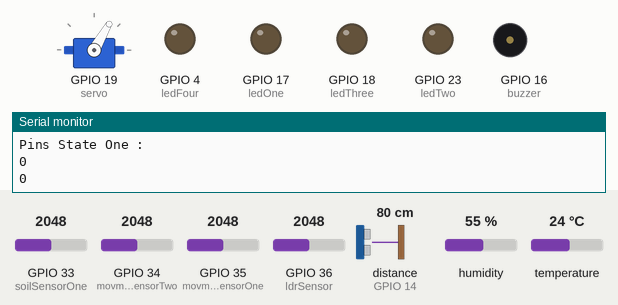
Simulated run of this sketch. Board: ESP32. Parts: servo, output pins drawn as LEDs (lit = HIGH), buzzer (waves = sounding, pin HIGH), the last lines printed to the serial monitor. Inputs (shaded band) come from the test bench; at power-on: distance to the obstacle (sensor on GPIO 14) 80 cm, GPIO 33 (soilSensorOne) = 2048, GPIO 36 (ldrSensor) = 2048, GPIO 34 (movmentSensorTwo) = 2048, GPIO 35 (movmentSensorOne) = 2048, humidity 55 %, temperature 24 °C. The echo pulse lasts 58.3 µs per cm; WiFi joins after 1.5 s; servers stay silent unless stated.

Above: at 2.8 s.
2.9 s: distance to the obstacle (sensor on GPIO 14) set to 9 cm
9.3 s: distance to the obstacle (sensor on GPIO 14) set to 6 cm
At 11.1 s:
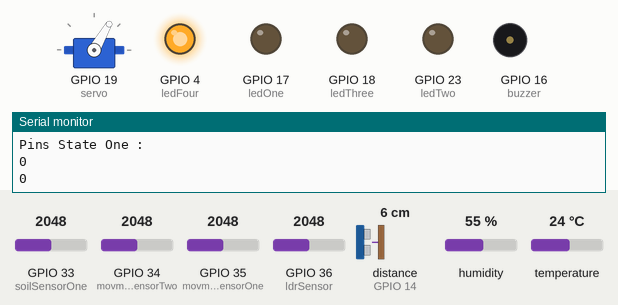
11.4 s: GPIO 33 (soilSensorOne) set to 2127
At 12.2 s:
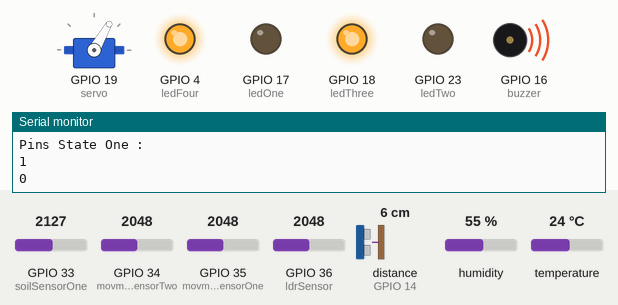
13.0 s: GPIO 36 (ldrSensor) set to 679
14.5 s: GPIO 36 (ldrSensor) set to 564
At 16.4 s:
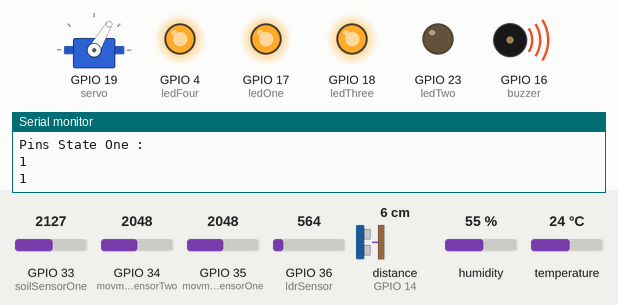
16.8 s: GPIO 34 (movmentSensorTwo) set to 1960
At 18.3 s:
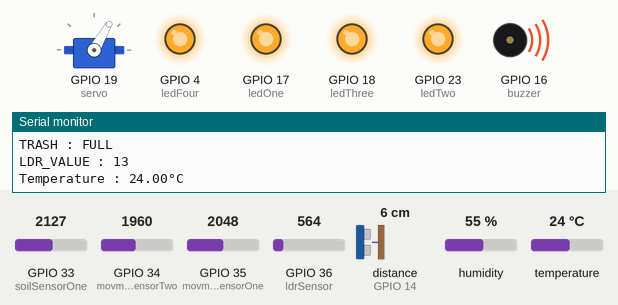
Timing chart, 0 to 19.8 s (numbered marks = the images above; inputs shaded):
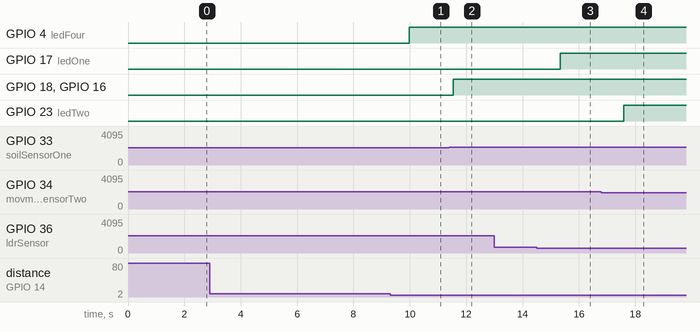

The sketch:

idealgarden_arduino_code.ino
```cpp
// Load libraries
#include <WiFi.h>

#include <WiFiClient.h>
#include <WebServer.h>
#include <ESPmDNS.h>

#include <Ultrasonic.h>
#include <DHT.h>

#include <ArduinoJson.h>
#include <ESP32Servo.h>

//***************************** FIREBASE *****************
#include <Firebase_ESP_Client.h>


//Provide the token generation process info.
#include "addons/TokenHelper.h"
//Provide the RTDB payload printing info and other helper functions.
#include "addons/RTDBHelper.h"


// Insert your network credentials
#define WIFI_SSID "CF1013"
#define WIFI_PASSWORD "c20211013"

// Insert Firebase project API Key
#define API_KEY "AIzaSyByqJZuUHjxs8gqYUKWjHix-5vE0LTD5oQ"

// Insert RTDB URLefine the RTDB URL */
#define DATABASE_URL "https://ideal-garden-5b5d0-default-rtdb.europe-west1.firebasedatabase.app/"

//Define Firebase Data object
FirebaseData fbdo;

FirebaseAuth auth;
FirebaseConfig config;

unsigned long sendDataPrevMillis = 0;
int intValue;
float floatValue;
bool signupOK = false;


//*****************************************************************

bool isDoorOpen=false;
bool isManuallyControlled = false;

int doorCloseDegree = 60;
int doorOpenDegree = 0;


Servo myservo;  // create servo object to control a servo


// Set web server port number to 80
WebServer server(80);


#define tempratureSensor 21

Ultrasonic ultrasonicOne(12, 14); //(Trig -> 12,Echo -> 14)    //For Trash

DHT dht_sensor(tempratureSensor, DHT11);


//LDR Sensor
#define ldrSensor A0 //SP


//Soil Sensors
#define soilSensorOne 33

//Movment Sensors
#define movmentSensorOne 35
#define movmentSensorTwo 34

//LEDs
#define ledOne 17 //For the auto lighting
#define ledTwo 23 //For the chairs
#define ledThree 18 //For the Soil
#define ledFour 4 //For the Trash


//Buzzer
#define buzzer 16

//Temprature
#define servo 19


void handleRoot() {
      Serial.println("MAIN PAGE");
    }

void handleNotFound() {
      Serial.println("ROOT NOT FOUND");

    }


void handleAutoControlledOn(){
  Serial.println("AUTO CONTROLLED ON");
  isManuallyControlled = false;
      }

void handleAutoControlledOff(){
    Serial.println("AUTO CONTROLLED OFF");
  isManuallyControlled = true;
    }

void handleWaterOn(){
  Serial.println("WATER ON");
  pinON(ledThree);
  pinON(buzzer);
    }

void handleWaterOff(){
  Serial.println("WATER OFF");
  pinOFF(ledThree);
  pinOFF(buzzer);
    }

void handleLamp1_On(){
 Serial.println("LAMPS1 ON");
 pinON(ledOne);
    }

void handleLamp1_Off(){
 Serial.println("LAMPS1 OFF");
 pinOFF(ledOne);
    }

void handleLamp2_On(){
   Serial.println("LAMPS2 ON");
 pinON(ledTwo);
    }

void handleLamp2_Off(){
   Serial.println("LAMPS2 OFF");
 pinOFF(ledTwo);
    }

void handleAllLampsOn(){
    Serial.println("ALL LAMPS ON");
   pinON(ledOne);
   pinON(ledTwo);
    }

void handleAllLampsOff(){
  Serial.println("ALL LAMPS OFF");
   pinOFF(ledOne);
   pinOFF(ledTwo);
    }

void handleDoorOn(){
  Serial.println("DOOR HAS BEEN OPENED");
  isDoorOpen = true;
  myservo.write(doorOpenDegree);
    }

void handleDoorOff(){
  Serial.println("DOOR HAS BEEN CLOSED");
isDoorOpen=false;
myservo.write(doorCloseDegree);
    }

  String IpAddress2String(const IPAddress& ipAddress)
{
    return String(ipAddress[0]) + String(".") +
           String(ipAddress[1]) + String(".") +
           String(ipAddress[2]) + String(".") +
           String(ipAddress[3]);
}

  void handleAnalyticsMobile(){
  String response;

        //JSON OBJECT (lamit les données ta3na kaml w 7tinahm f object JSON w b3tnahm l tele)
      DynamicJsonDocument doc(1024);
      doc["isManually"] = isManuallyControlled;
      doc["isNight"] = isNight();
      doc["isWaterON"] = intToBool(readPinState(ledThree));
      doc["isDrySoil"] = isDrySoil();
      doc["isChairsNotEmpty"] = isChairsNotEmpty();
      doc["isTrashFull"] = isTrashFull();
      doc["isDoorOpen"]   = isDoorOpen;
      doc["isLedOneLighting"] = intToBool(readPinState(ledOne));
      doc["isLedTwoLighting"]   = intToBool(readPinState(ledTwo));
      doc["Temperature"] = (int) goReadTemperature();
      doc["Humidity"]   = goReadHumidity();
      doc["IP" ] = IpAddress2String(WiFi.localIP());
      serializeJson(doc, response);
      server.send(200, "application/json", response);
  }

    void saveToFirebase(){
      FirebaseJson json;

      json.add("IP", IpAddress2String(WiFi.localIP()));
      json.add("isManually", isManuallyControlled);
      json.add("isNight", isNight());
      json.add("isWaterON", intToBool(readPinState(ledThree)));
      json.add("isDrySoil", isDrySoil());
      json.add("isChairsNotEmpty", isChairsNotEmpty());
      json.add("isTrashFull", isTrashFull());
      json.add("isDoorOpen", isDoorOpen);
      json.add("isLedOneLighting", intToBool(readPinState(ledOne)));
      json.add("isLedTwoLighting", intToBool(readPinState(ledTwo)));
      json.add("Temperature", (int) goReadTemperature());
      json.add("Humidity", goReadHumidity());

      Firebase.RTDB.setJSONAsync(&fbdo, "data/", &json);


  }

void setup() {
  Serial.begin(9600);
  pinMode(ldrSensor, INPUT);
  pinMode(soilSensorOne, INPUT);
  pinMode(movmentSensorOne, INPUT);
  pinMode(movmentSensorTwo, INPUT);

  pinMode(ledOne, OUTPUT);
  pinMode(ledTwo, OUTPUT);
  pinMode(ledThree, OUTPUT);
  pinMode(ledFour, OUTPUT);
  pinMode(buzzer, OUTPUT);
  pinMode(servo, OUTPUT);
  dht_sensor.begin();

  // Allow allocation of all timers
  ESP32PWM::allocateTimer(0);
  ESP32PWM::allocateTimer(1);
  ESP32PWM::allocateTimer(2);
  ESP32PWM::allocateTimer(3);
  myservo.setPeriodHertz(50);    // standard 50 hz servo
  myservo.attach(servo, 1000, 2000); // attaches the servo on pin 18 to the servo object
  // using default min/max of 1000us and 2000us
  // different servos may require different min/max settings
  // for an accurate 0 to 180 sweep

  myservo.write(doorCloseDegree);


  //****************** FIREBASE **********************


  WiFi.begin(WIFI_SSID, WIFI_PASSWORD);
  Serial.print("Connecting to Wi-Fi");
  while (WiFi.status() != WL_CONNECTED) {
    Serial.print(".");
    delay(300);
  }
  Serial.println();
  Serial.print("Connected with IP: ");
  Serial.println(WiFi.localIP());
  Serial.println();

  /* Assign the api key (required) */
  config.api_key = API_KEY;

  /* Assign the RTDB URL (required) */
  config.database_url = DATABASE_URL;

  /* Sign up */
  if (Firebase.signUp(&config, &auth, "", "")) {
    Serial.println("ok");
    signupOK = true;
  }
  else {
    Serial.printf("%s\n", config.signer.signupError.message.c_str());
  }

  /* Assign the callback function for the long running token generation task */
  config.token_status_callback = tokenStatusCallback; //see addons/TokenHelper.h

  Firebase.begin(&config, &auth);
  Firebase.reconnectWiFi(true);


  //******************* END FIREBASE **************************

  server.on("/", handleRoot);
  server.on("/auto/on", handleAutoControlledOn);
  server.on("/auto/off", handleAutoControlledOff);
  server.on("/water/on", handleWaterOn);
  server.on("/water/off", handleWaterOff);
  server.on("/lamps1/on", handleLamp1_On);
  server.on("/lamps1/off", handleLamp1_Off);
  server.on("/lamps2/on", handleLamp2_On);
  server.on("/lamps2/off", handleLamp2_Off);
  server.on("/all_lamps/on", handleAllLampsOn);
  server.on("/all_lamps/off", handleAllLampsOff);
  server.on("/door/on", handleDoorOn);
  server.on("/door/off", handleDoorOff);
  server.on("/analyticsMobile", handleAnalyticsMobile);
  server.onNotFound(handleNotFound);

  server.begin();
  Serial.println("server started");
  //SEND IP TO FIREBASE
  Firebase.RTDB.setStringAsync(&fbdo, "data/IP", IpAddress2String(WiFi.localIP()));
}


float goReadTemperature(){
    // read humidity
  float tempC  = dht_sensor.readTemperature();


  // check whether the reading is successful or not
  if (isnan(tempC)) {
    return 0;
    //Serial.println("Failed to read from DHT sensor!");
  } else {
    return tempC;
  }
}

float goReadHumidity(){
    // read humidity
  float humi  = dht_sensor.readHumidity();


  // check whether the reading is successful or not
  if (isnan(humi)) {
    return 0;
    //Serial.println("Failed to read from DHT sensor!");
  } else {
    return humi;
  }
}


//CONVERTE FERQUNCY TO PERCENTRAGE 0..100%
int frequancyToPercentage(int value){
  return map(value, 0, 4095, 0, 100);
}


// UTILS
bool intToBool(int state){
  if(state==1){
    return true;
  }else{
    return false;
  }
}

int goReadSoilSensor(int sensorPin){
   int readsoilSensorvalue = analogRead(sensorPin);
  return frequancyToPercentage(readsoilSensorvalue);
}

int goReadMovmentSensor(int sensorPin){
   int readMovmentSensorvalue = analogRead(sensorPin);
  return frequancyToPercentage(readMovmentSensorvalue);
}

int goReadUltrasonicSensor(Ultrasonic sensor){
   int UltrasonicValueCM = sensor.read();
  return UltrasonicValueCM;
}

int goReadLDRSensor(){
   int LDRValue = analogRead(ldrSensor);
  return frequancyToPercentage(LDRValue);
}

bool isNight(){
  if(goReadLDRSensor()<15){
    return true;
  }else{
    return false;
  }
}


bool isDrySoil(){
  if(goReadSoilSensor(soilSensorOne)>50){
    return true;
  }else{
    return false;
  }
}


bool isChairsNotEmpty(){
  if(goReadMovmentSensor(movmentSensorOne)<50 || goReadMovmentSensor(movmentSensorTwo)<50){
    return true;
  }else{
    return false;
  }
}

bool isTrashFull(){
  if(goReadUltrasonicSensor(ultrasonicOne)<=7){
    return true;
  }else{
    return false;
  }
}


void pinON(int mPin){
  digitalWrite(mPin,HIGH);
}

void pinOFF(int mPin){
  digitalWrite(mPin,LOW);
}

int readPinState(int mPin){
  return digitalRead(mPin);
}

//*** AUTO CONTROL ************
void autoControl(){
   //IF NIGHT TURN ON THE LIGHT
  if(isNight()){
    Serial.println("LDR : NIGHT ");
    pinON(ledOne);
  }else{
    Serial.println("LDR : MORNING ");
    pinOFF(ledOne);
  }

    if(isDrySoil()){
    Serial.println("SOIL : DRY ");
    pinON(ledThree);
    pinON(buzzer);
  }else{
    Serial.println("SOIL : WET ");
    pinOFF(ledThree);
    pinOFF(buzzer);
  }

   if(isChairsNotEmpty() && isNight()){
    Serial.println("PPL ON THE CHAIR : YES ");
    pinON(ledTwo);
  }else{
    Serial.println("PPL ON THE CHAIR : NO ");
    pinOFF(ledTwo);
  }

    if(isTrashFull()){
    Serial.println("TRASH : FULL");
    pinON(ledFour);
  }else{
    Serial.println("TRASH : Empety");
    pinOFF(ledFour);
  }


  Serial.print("LDR_VALUE : ");
  Serial.println(goReadLDRSensor());

  Serial.print("Temperature : ");
  Serial.print(goReadTemperature());
  Serial.println("°C");


  Serial.print("Humidity : ");
  Serial.print(goReadHumidity());
  Serial.println("%");


  Serial.print("Soil Sensor 1 : ");
  Serial.println(goReadSoilSensor(soilSensorOne));


  Serial.print("Movment Sensor 1 : ");
  Serial.println(goReadMovmentSensor(movmentSensorOne));

  Serial.print("Movment Sensor 2 : ");
  Serial.println(goReadMovmentSensor(movmentSensorTwo));


  Serial.print("Sensor 1 Distance in CM: ");
  Serial.println(goReadUltrasonicSensor(ultrasonicOne));


  Serial.println("Pins State One : ");
  Serial.println(readPinState(buzzer));
  Serial.println(readPinState(ledOne));

}

void loop() {
    server.handleClient();
    delay(2);//allow the cpu to switch to other tasks

// SAVE NEW DATA TO FIREBASE EVERY 2s
    if (Firebase.ready() && signupOK && (millis() - sendDataPrevMillis > 2000 || sendDataPrevMillis == 0)) {
    sendDataPrevMillis = millis();
    saveToFirebase();
 }


 if(!isManuallyControlled){
   autoControl();
 }

  delay(500);
}
```

Measured:
- the behaviour switches between 8 and 7 cm on distance to the obstacle (sensor on GPIO 14) (found by bisection; images 0 and 1)
- the behaviour switches between 2088 and 2089 on GPIO 33 (soilSensorOne) (found by bisection; images 1 and 2)
- the behaviour switches between 615 and 614 on GPIO 36 (ldrSensor) (found by bisection; images 2 and 3)
- after the input at 9.3 s, GPIO 4 (ledFour): LOW → HIGH after 0.69 s
- after the input at 11.4 s, GPIO 18 (ledThree), GPIO 16 (buzzer): LOW → HIGH after 0.14 s
- after the input at 14.5 s, GPIO 17 (ledOne): LOW → HIGH after 0.84 s
- after the input at 16.8 s, GPIO 23 (ledTwo): LOW → HIGH after 0.78 s
